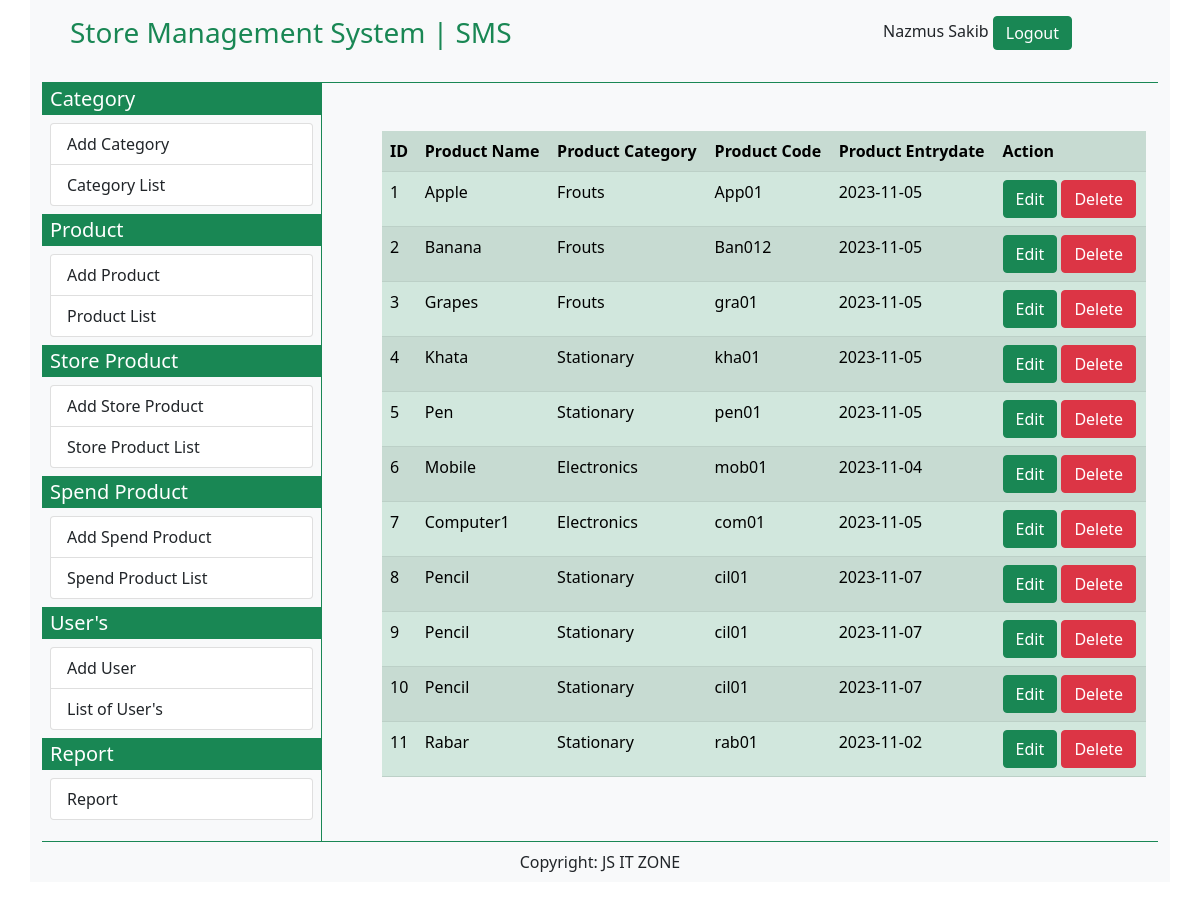
/list_of_product.php (signed in), run on the app's committed database.
### tables this page shows
CREATE TABLE `product` (
  `product_id` int(11) NOT NULL,
  `product_name` varchar(30) NOT NULL,
  `product_category` int(3) NOT NULL,
  `product_code` varchar(10) NOT NULL,
  `product_entry_date` varchar(10) NOT NULL
);

### list_of_product.php (the view, shortened to what this page needs)
<?php
  $user_first_name =  $_SESSION['user_first_name'];
  $user_last_name = $_SESSION['user_last_name'];
  if(!empty($user_first_name && $user_last_name)){
?>
<?php
    require('connection.php');
    $sql1= "SELECT * FROM category";
    $query1 = $conn->query($sql1);
    $data_list = array();
    while($data1 = mysqli_fetch_assoc($query1)){
    $category_id = $data1['category_id'];
    $category_name = $data1['category_name'];
    $data_list[$category_id ]= $category_name;
    }
?>
<!DOCTYPE html>
<html lang="en">
<head>
    <link href="https://cdn.jsdelivr.net/npm/bootstrap@5.0.2/dist/css/bootstrap.min.css" rel="stylesheet">
    <link rel="stylesheet" href="https://cdnjs.cloudflare.com/ajax/libs/font-awesome/6.4.2/css/all.min.css"/>
</head>
<body>
 <div class="container bg-light">
    <div class="container-fluid border-bottom border-success">
        <?php include('topbar.php'); ?>
    </div>
<div class="container-fluid">
<div class="row">
  <div class="col-sm-3 bg-light p-0 m-0">
      <?php include('leftbar.php'); ?>
  </div>
  <div class="col-sm-9 border-start border-success">
    <div class="container m-4 p-4">
    <?php
        $sql = "SELECT * FROM product";
        $query = $conn->query($sql);
        echo"<table class='table table-success table-striped table-hover'>
        <tr>
            <th> ID </th>
            <th>Product Name</th>
            <th>Product Category</th>
            <th>Product Code</th>
            <th>Product Entrydate</th>
            <th>Action</th>
        </tr>";
        while($data = mysqli_fetch_assoc($query)){
        $product_id = $data['product_id'];
        $product_name = $data['product_name'];
        $product_category = $data['product_category'];
        $product_code = $data['product_code'];
        $product_entry_date = $data['product_entry_date'];
        echo "<tr>
            <td>$product_id</td>
            <td>$product_name</td>
            <td>$data_list[$product_category]</td>
            <td>$product_code</td>
            <td>$product_entry_date</td>
            <td> <a href='edit_product.php?id=$product_id' class='btn btn-success'> Edit
             </a> <a href='#' class='btn btn-danger'> Delete </a>
            </a> </td>
        </tr>";
        }
        echo "</table>";
    ?>
    </div>
 </div>
</div>
</div>
<div class="container-fluid border-top border-success">
<?php include('bottombar.php'); ?>
</div>
</div>
</body>
</html>
<?php
}
else{
  header('location:login.php');
}
?>

### topbar.php
<div class="row p-3">
        <div class="col-sm-9">
          <h3>
            <a href="index.php" class="text-success text-decoration-none">
            Store Management System | SMS
          </a>
          </h3>
        </div>
        <div class="col-sm-3">
          <p>
            <?php echo $user_first_name.' '.$user_last_name ?>
            <a href="logout.php" class="text-white text-decoration-none btn btn-success m-0 py-1"> Logout </a>
          </p>
        </div>
    </div>

### leftbar.php
<h5 class="bg-success text-white px-2 py-1">Category</h5>
              <ul class="list-group m-2">
                 <li class="list-group-item">
                    <a href="add_category.php" class="text-dark       text-decoration-none">Add Category</a>
                </li>
                <li class="list-group-item">
                    <a href="list_of_category.php" class="text-dark       text-decoration-none">Category List </a>
                </li>
              </ul>
              <h5 class="bg-success text-white px-2 py-1">Product</h5>
              <ul class="list-group m-2">
                 <li class="list-group-item">
                    <a href="add_product.php" class="text-dark       text-decoration-none">Add Product</a>
                </li>
                <li class="list-group-item">
                    <a href="list_of_product.php" class="text-dark       text-decoration-none">Product List </a>
                </li>
              </ul>
              <h5 class="bg-success text-white px-2 py-1">Store Product</h5>
              <ul class="list-group m-2">
                 <li class="list-group-item">
                    <a href="add_store_product.php" class="text-dark       text-decoration-none">Add Store Product</a>
                </li>
                <li class="list-group-item">
                    <a href="list_of_entry_product.php" class="text-dark       text-decoration-none">Store Product List </a>
                </li>
              </ul>
              <h5 class="bg-success text-white px-2 py-1">Spend Product</h5>
              <ul class="list-group m-2">
                 <li class="list-group-item">
                    <a href="add_spend_product.php" class="text-dark       text-decoration-none">Add Spend Product</a>
                </li>
                <li class="list-group-item">
                    <a href="list_of_spend_product.php" class="text-dark       text-decoration-none">Spend Product List </a>
                </li>
              </ul>
              <h5 class="bg-success text-white px-2 py-1">User's</h5>
              <ul class="list-group m-2">
                 <li class="list-group-item">
                    <a href="add_users.php" class="text-dark       text-decoration-none">Add User</a>
                </li>
                <li class="list-group-item">
                    <a href="list_of_users.php" class="text-dark       text-decoration-none">List of User's </a>
                </li>
              </ul>
              <h5 class="bg-success text-white px-2 py-1">Report</h5>
              <ul class="list-group m-2">
                 <li class="list-group-item">
                    <a href="report.php" class="text-dark text-decoration-none">Report</a>
                </li>
              </ul>

### bottombar.php
<p class="text-center p-2">Copyright: JS IT ZONE</p>

### data on the page
product: product_id "1", product_name "Apple", product_category "Frouts", product_code "App01", product_entry_date "2023-11-05"
product: product_id "2", product_name "Banana", product_category "Frouts", product_code "Ban012", product_entry_date "2023-11-05"
product: product_id "3", product_name "Grapes", product_category "Frouts", product_code "gra01", product_entry_date "2023-11-05"
product: product_id "4", product_name "Khata", product_category "Stationary", product_code "kha01", product_entry_date "2023-11-05"
product: product_id "5", product_name "Pen", product_category "Stationary", product_code "pen01", product_entry_date "2023-11-05"
product: product_id "6", product_name "Mobile", product_category "Electronics", product_code "mob01", product_entry_date "2023-11-04"
product: product_id "7", product_name "Computer1", product_category "Electronics", product_code "com01", product_entry_date "2023-11-05"
product: product_id "8", product_name "Pencil", product_category "Stationary", product_code "cil01", product_entry_date "2023-11-07"
product: product_id "9", product_name "Pencil", product_category "Stationary", product_code "cil01", product_entry_date "2023-11-07"
product: product_id "10", product_name "Pencil", product_category "Stationary", product_code "cil01", product_entry_date "2023-11-07"
product: product_id "11", product_name "Rabar", product_category "Stationary", product_code "rab01", product_entry_date "2023-11-02"

### other printed values
$user_first_name "Nazmus"
$user_last_name "Sakib"
